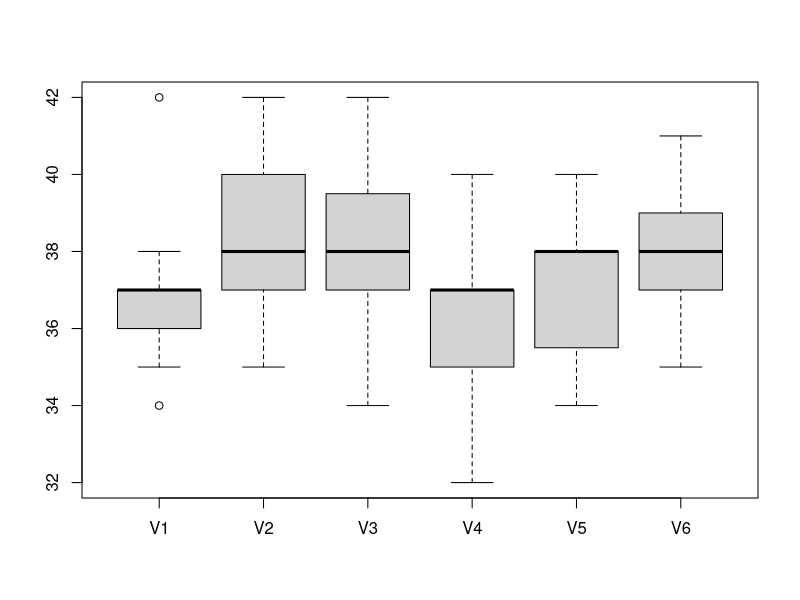
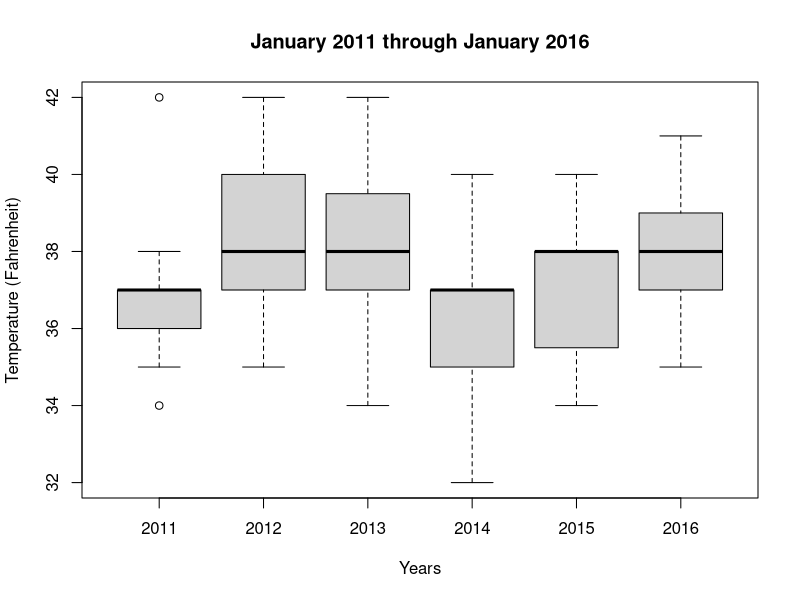
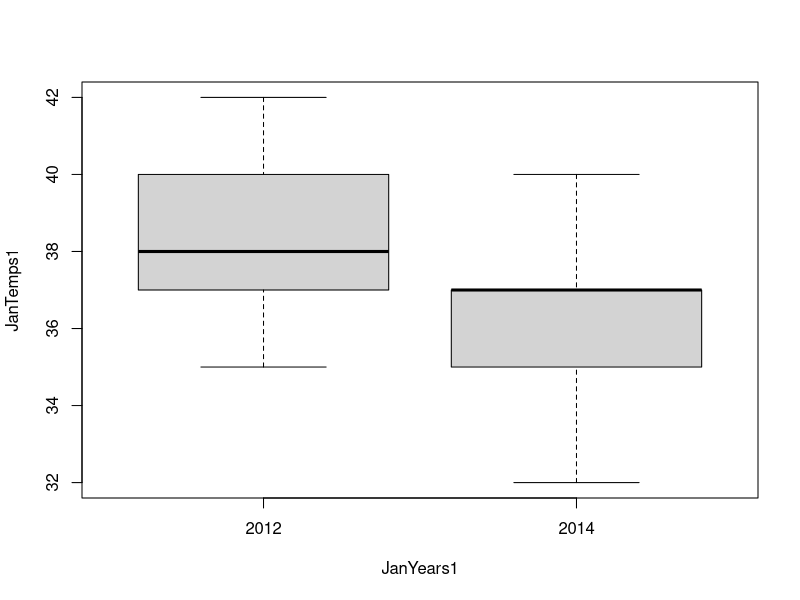
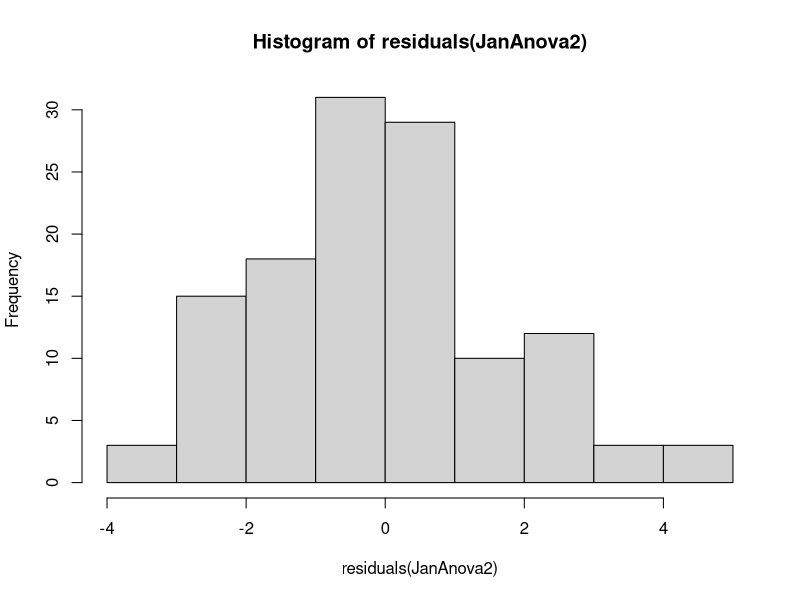

The R source for these figures, in order:
{
  
  # Lesson 3-4: t-tests and ANOVAs
  
  rm(list=ls());
  options(show.error.locations = TRUE);
  
  lansingJanTempsDF <- read.csv("_data/LansingWeatherJanTemps.csv");
  
  lansJanTemps <- as.matrix(x = lansingJanTempsDF);

  # 4.1 - Creating a boxplot of the data
  
  boxplot(x = lansJanTemps, use.cols = TRUE);
  
  # 4.2 - Adding labels to the boxplot
  
  boxplot(x = lansJanTemps, use.cols = TRUE,
          names = c(2011, 2012, 2013, 2014, 2015, 2016),
          main = "January 2011 through January 2016",
          xlab = "Years",
          ylab = "Temperature (Fahrenheit)");
  
  # 5.0 - t-tests
  
  tTest1 <- t.test(x = lansJanTemps[, 3], y = lansJanTemps[, 6]);
  print(tTest1);
  
  # 5.1 - A second t-test
  
  tTest2 <- t.test(x = lansJanTemps[, 2], y = lansJanTemps[, 4]);
  print(tTest2);
  
  # 6.0 - ANOVA using a data frame
  
  JanTemps1 <- c(lansJanTemps[, 2], lansJanTemps[, 4]);
  
  JanYears1 <- c(rep(2012, 31), rep(2014, 31));
  
  # 6.3 - Combine temperature and year vectors into a df
  
  JanDataFrame1 <- data.frame(JanTemps1, JanYears1);

  # 6.4 - Boxplot using values and categories
  
  boxplot(formula = JanTemps1 ~ JanYears1, data = JanDataFrame1)
  
  # 7.0 - Performing an ANOVA
  
  JanAnova1 <- aov(formula = JanTemps1 ~ JanYears1, data = JanDataFrame1);
  print(summary(JanAnova1));
  
  # 7.1 - A second ANOVA
  
  JanTemps2 <- c(lansJanTemps[, 1], lansJanTemps[, 2],
                 lansJanTemps[, 5], lansJanTemps[, 6]);
  
  
  JanYears2 <- c(rep(2011, 31), rep(2012, 31),
                 rep(2015, 31), rep(2016, 31));
  

  
  JanDataFrame2 <- data.frame(JanTemps2, JanYears2);
  
  JanAnova2 <- aov(JanTemps2 ~ JanYears2, data = JanDataFrame2);
  print(summary(JanAnova2));
  
  # 7.2 - Histogram on the residuals
  
  hist(x = residuals(JanAnova2));
  
}
